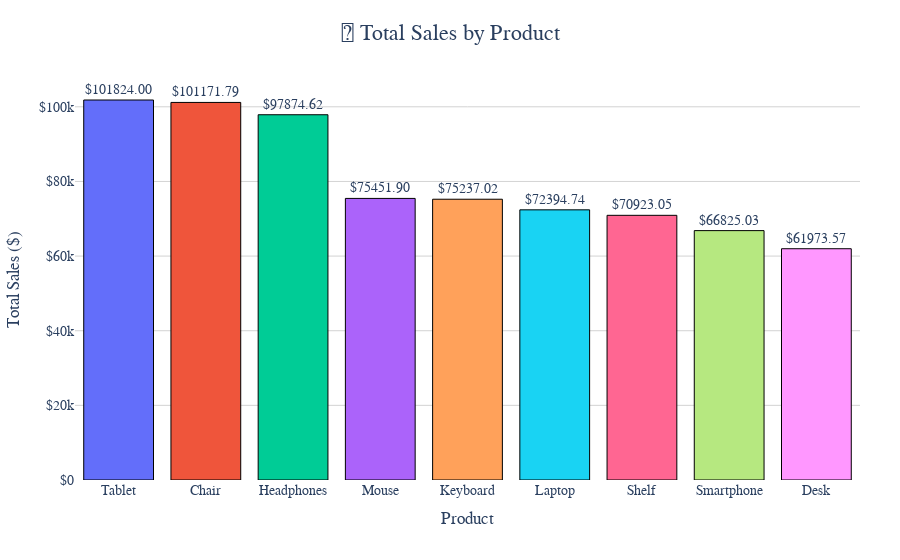

The notebook cell saved with this chart:
### Code cell
product_sales = df.groupby('Product', as_index=False)['Total_Amount'].sum()
product_sales = product_sales.sort_values('Total_Amount', ascending=False)

fig3 = px.bar(
    product_sales,
    x='Product',
    y='Total_Amount',
    color='Product',
    title='🛒 Total Sales by Product',
    text=product_sales['Total_Amount'],
    labels={'Product': 'Product', 'Total_Amount': 'Total Sales ($)'}
)

fig3.update_traces(
    texttemplate='$%{text:.2f}',
    textposition='outside',
    marker=dict(line=dict(width=1, color='black'))
)

fig3.update_layout(
    xaxis_title='Product',
    yaxis_title='Total Sales ($)',
    title_font=dict(size=22),
    title_x=0.5,
    uniformtext_minsize=12,
    uniformtext_mode='hide',
    yaxis=dict(tickprefix='$', showgrid=True, gridcolor='lightgray'),
    xaxis=dict(showgrid=False),
    plot_bgcolor='white',
    paper_bgcolor='white',
    font=dict(family='Arial', size=14),
    hoverlabel=dict(bgcolor='white', font_size=13),
    margin=dict(l=40, r=40, t=80, b=80),
    showlegend=False
)

fig3.show()

### Figure 1 — Plotly figure (JSON) as saved in the notebook; plotly's stock layout.template omitted (floating-point values rounded to 4 significant figures)
{"data": [{"hovertemplate": "Product=%{x}<br>Total Sales ($)=%{text}<extra></extra>", "legendgroup": "Tablet", "marker": {"color": "#636efa", "line": {"color": "black", "width": 1}, "pattern": {"shape": ""}}, "name": "Tablet", "orientation": "v", "showlegend": true, "text": [101800.0], "textposition": "outside", "texttemplate": "$%{text:.2f}", "type": "bar", "x": ["Tablet"], "xaxis": "x", "y": [101800.0], "yaxis": "y"}, {"hovertemplate": "Product=%{x}<br>Total Sales ($)=%{text}<extra></extra>", "legendgroup": "Chair", "marker": {"color": "#EF553B", "line": {"color": "black", "width": 1}, "pattern": {"shape": ""}}, "name": "Chair", "orientation": "v", "showlegend": true, "text": [101200.0], "textposition": "outside", "texttemplate": "$%{text:.2f}", "type": "bar", "x": ["Chair"], "xaxis": "x", "y": [101200.0], "yaxis": "y"}, {"hovertemplate": "Product=%{x}<br>Total Sales ($)=%{text}<extra></extra>", "legendgroup": "Headphones", "marker": {"color": "#00cc96", "line": {"color": "black", "width": 1}, "pattern": {"shape": ""}}, "name": "Headphones", "orientation": "v", "showlegend": true, "text": [97870.0], "textposition": "outside", "texttemplate": "$%{text:.2f}", "type": "bar", "x": ["Headphones"], "xaxis": "x", "y": [97870.0], "yaxis": "y"}, {"hovertemplate": "Product=%{x}<br>Total Sales ($)=%{text}<extra></extra>", "legendgroup": "Mouse", "marker": {"color": "#ab63fa", "line": {"color": "black", "width": 1}, "pattern": {"shape": ""}}, "name": "Mouse", "orientation": "v", "showlegend": true, "text": [75450.0], "textposition": "outside", "texttemplate": "$%{text:.2f}", "type": "bar", "x": ["Mouse"], "xaxis": "x", "y": [75450.0], "yaxis": "y"}, {"hovertemplate": "Product=%{x}<br>Total Sales ($)=%{text}<extra></extra>", "legendgroup": "Keyboard", "marker": {"color": "#FFA15A", "line": {"color": "black", "width": 1}, "pattern": {"shape": ""}}, "name": "Keyboard", "orientation": "v", "showlegend": true, "text": [75240.0], "textposition": "outside", "texttemplate": "$%{text:.2f}", "type": "bar", "x": ["Keyboard"], "xaxis": "x", "y": [75240.0], "yaxis": "y"}, {"hovertemplate": "Product=%{x}<br>Total Sales ($)=%{text}<extra></extra>", "legendgroup": "Laptop", "marker": {"color": "#19d3f3", "line": {"color": "black", "width": 1}, "pattern": {"shape": ""}}, "name": "Laptop", "orientation": "v", "showlegend": true, "text": [72390.0], "textposition": "outside", "texttemplate": "$%{text:.2f}", "type": "bar", "x": ["Laptop"], "xaxis": "x", "y": [72390.0], "yaxis": "y"}, {"hovertemplate": "Product=%{x}<br>Total Sales ($)=%{text}<extra></extra>", "legendgroup": "Shelf", "marker": {"color": "#FF6692", "line": {"color": "black", "width": 1}, "pattern": {"shape": ""}}, "name": "Shelf", "orientation": "v", "showlegend": true, "text": [70920.0], "textposition": "outside", "texttemplate": "$%{text:.2f}", "type": "bar", "x": ["Shelf"], "xaxis": "x", "y": [70920.0], "yaxis": "y"}, {"hovertemplate": "Product=%{x}<br>Total Sales ($)=%{text}<extra></extra>", "legendgroup": "Smartphone", "marker": {"color": "#B6E880", "line": {"color": "black", "width": 1}, "pattern": {"shape": ""}}, "name": "Smartphone", "orientation": "v", "showlegend": true, "text": [66830.0], "textposition": "outside", "texttemplate": "$%{text:.2f}", "type": "bar", "x": ["Smartphone"], "xaxis": "x", "y": [66830.0], "yaxis": "y"}, {"hovertemplate": "Product=%{x}<br>Total Sales ($)=%{text}<extra></extra>", "legendgroup": "Desk", "marker": {"color": "#FF97FF", "line": {"color": "black", "width": 1}, "pattern": {"shape": ""}}, "name": "Desk", "orientation": "v", "showlegend": true, "text": [61970.0], "textposition": "outside", "texttemplate": "$%{text:.2f}", "type": "bar", "x": ["Desk"], "xaxis": "x", "y": [61970.0], "yaxis": "y"}], "layout": {"barmode": "relative", "font": {"family": "Arial", "size": 14}, "hoverlabel": {"bgcolor": "white", "font": {"size": 13}}, "legend": {"title": {"text": "Product"}, "tracegroupgap": 0}, "margin": {"b": 80, "l": 40, "r": 40, "t": 80}, "paper_bgcolor": "white", "plot_bgcolor": "white", "showlegend": false, "title": {"font": {"size": 22}, "text": "🛒 Total Sales by Product", "x": 0.5}, "uniformtext": {"minsize": 12, "mode": "hide"}, "xaxis": {"anchor": "y", "categoryarray": ["Tablet", "Chair", "Headphones", "Mouse", "Keyboard", "Laptop", "Shelf", "Smartphone", "Desk"], "categoryorder": "array", "domain": [0, 1], "showgrid": false, "title": {"text": "Product"}}, "yaxis": {"anchor": "x", "domain": [0, 1], "gridcolor": "lightgray", "showgrid": true, "tickprefix": "$", "title": {"text": "Total Sales ($)"}}}}
